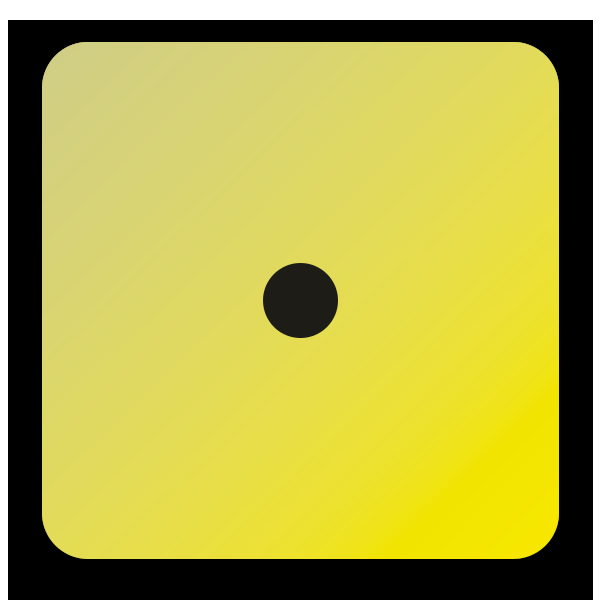
#> input picture flutter-exercises/dices/images/dice-1.png, 600 x 600 px, given in place of the camera
$ python 96.py
#> lines starting #> are read from the running program, lines starting #| are printed output that depends on the picture
#> further down, frame is the input picture: shape (600, 600, 3); mean B, G, R 73.7, 173.9, 179.7
import cv2
import numpy as np


def sketch(image):
    # converting_image_to_grayscale
    img_gray = cv2.cvtColor(image, cv2.COLOR_BGR2GRAY)
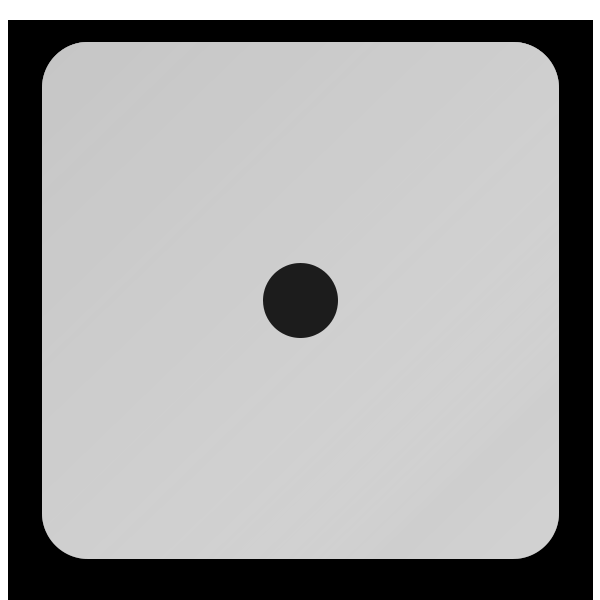
#> img_gray: shape (600, 600); min 0, max 255, mean 164.2
    # blurring_image_to_remove_noise
    img_blur = cv2.GaussianBlur(img_gray, (3, 3), 0)
    # extracting_edges
    edges = cv2.Canny(img_blur, 10, 80)
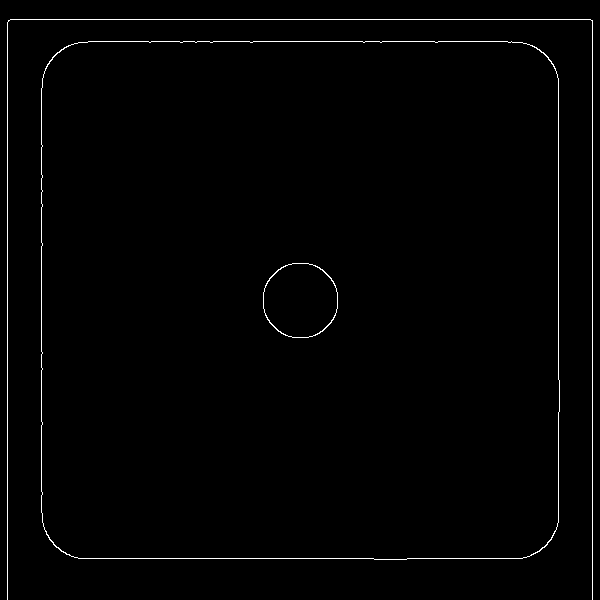
#> edges: shape (600, 600); 1.1% white in thin lines or dots
    # applying_threshold_inverse
    ret, mask = cv2.threshold(edges, 50, 255, cv2.THRESH_BINARY_INV)
#> mask: shape (600, 600); 98.9% white; black in thin lines or dots
    return mask


# capturing_video_from_webcam
cap = cv2.VideoCapture(0)
# constant_image_capture_from_video
while True:
    ret, frame = cap.read()
    cv2.imshow('Live_Sketch', sketch(frame))
    # Key13==ENTER_KEY
    if cv2.waitKey(1) == 13:
#> (key Esc is pressed here)
        break
# releasing_webcam
cap.release()
# destroying_window
cv2.destroyAllWindows()

$ run again, on flutter-exercises/dices/images/dice-2.png
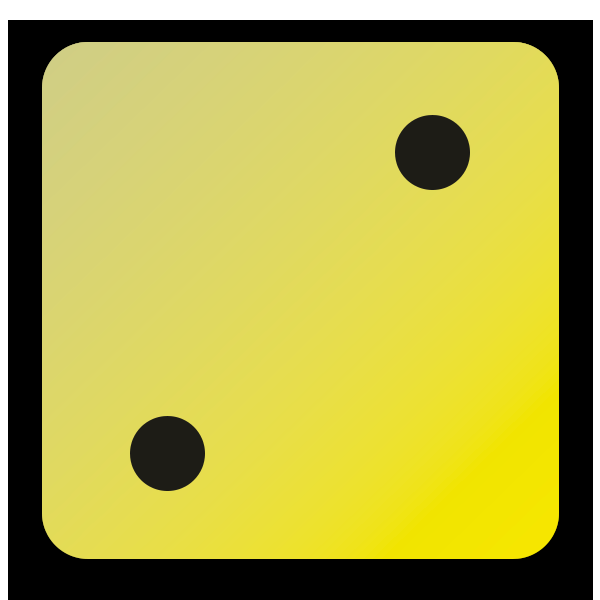
#> input picture flutter-exercises/dices/images/dice-2.png, 600 x 600 px, given in place of the camera
#> frame is the input picture: shape (600, 600, 3); mean B, G, R 72.9, 171.5, 177.3
#> in sketch, `img_gray = cv2.cvtColor(image, cv2.COLOR_BGR2GRAY)`:
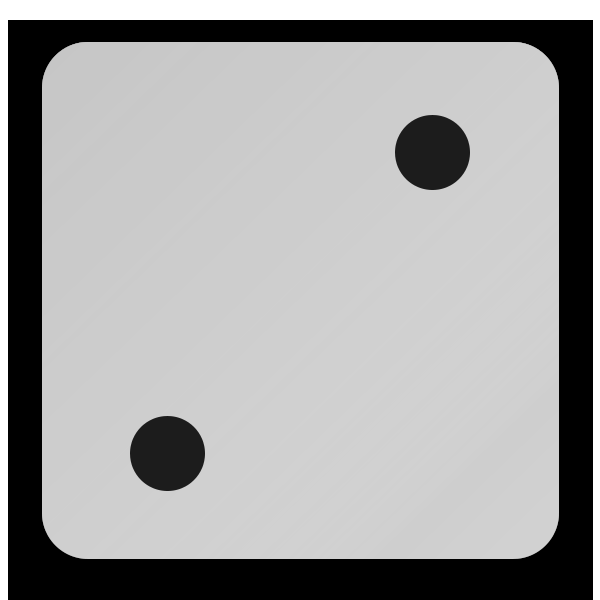
#> img_gray: shape (600, 600); min 0, max 255, mean 162
#> in sketch, `edges = cv2.Canny(img_blur, 10, 80)`:
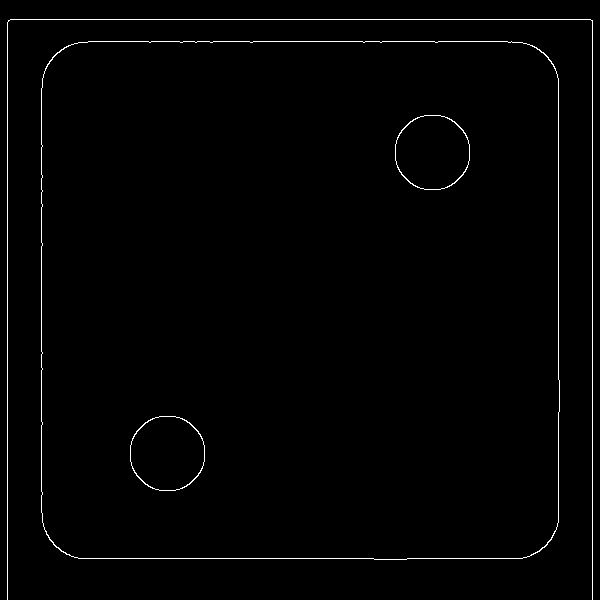
#> edges: shape (600, 600); 1.2% white in thin lines or dots
#> mask: shape (600, 600); 98.8% white; black in thin lines or dots

$ run again, on flutter-exercises/dices/images/dice-3.png
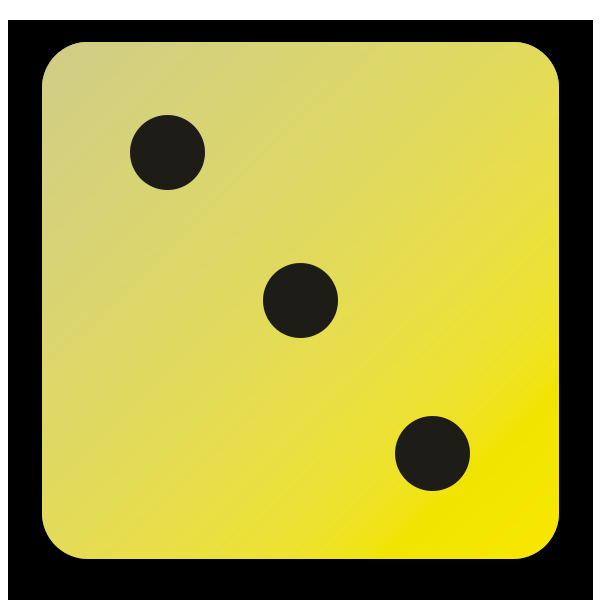
#> input picture flutter-exercises/dices/images/dice-3.png, 600 x 600 px, given in place of the camera
#> frame is the input picture: shape (600, 600, 3); mean B, G, R 72.4, 169.2, 174.9
#> in sketch, `img_gray = cv2.cvtColor(image, cv2.COLOR_BGR2GRAY)`:
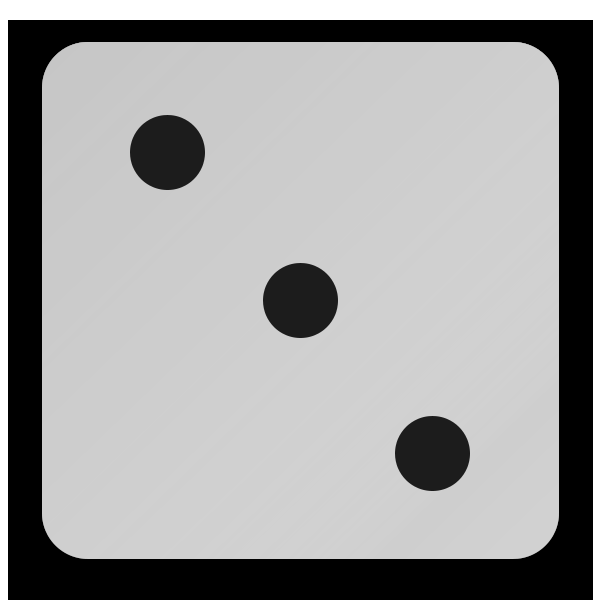
#> img_gray: shape (600, 600); min 0, max 255, mean 159.9
#> in sketch, `edges = cv2.Canny(img_blur, 10, 80)`:
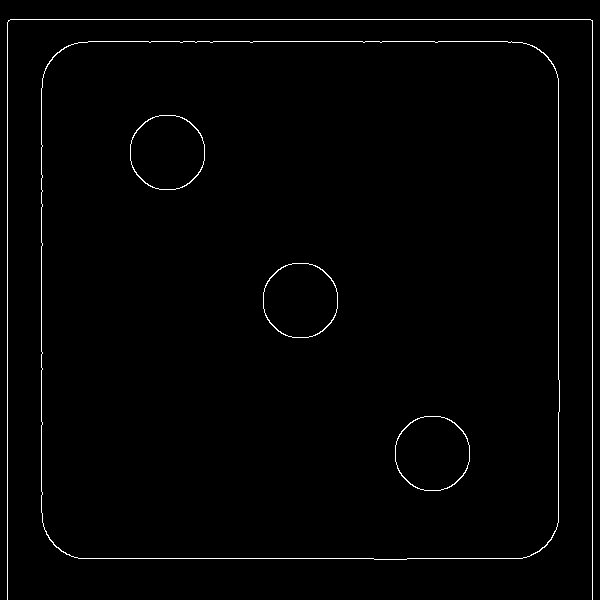
#> edges: shape (600, 600); 1.3% white in thin lines or dots
#> mask: shape (600, 600); 98.7% white; black in thin lines or dots

$ run again, on flutter-exercises/dices/images/dice-4.png
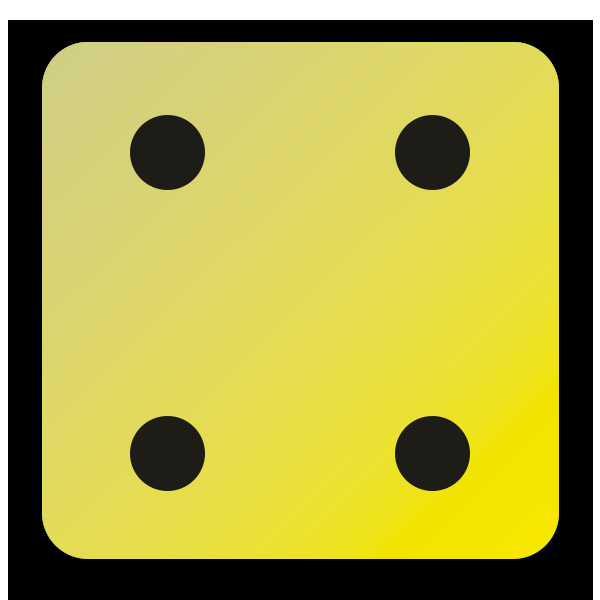
#> input picture flutter-exercises/dices/images/dice-4.png, 600 x 600 px, given in place of the camera
#> frame is the input picture: shape (600, 600, 3); mean B, G, R 71.6, 166.8, 172.5
#> in sketch, `img_gray = cv2.cvtColor(image, cv2.COLOR_BGR2GRAY)`:
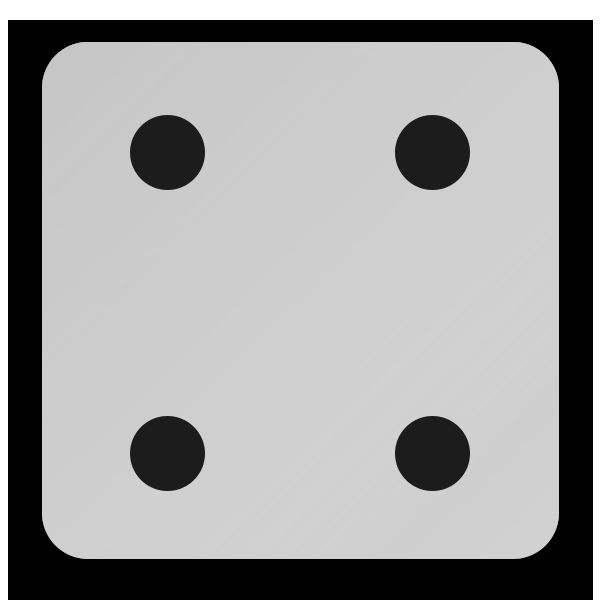
#> img_gray: shape (600, 600); min 0, max 255, mean 157.7
#> in sketch, `edges = cv2.Canny(img_blur, 10, 80)`:
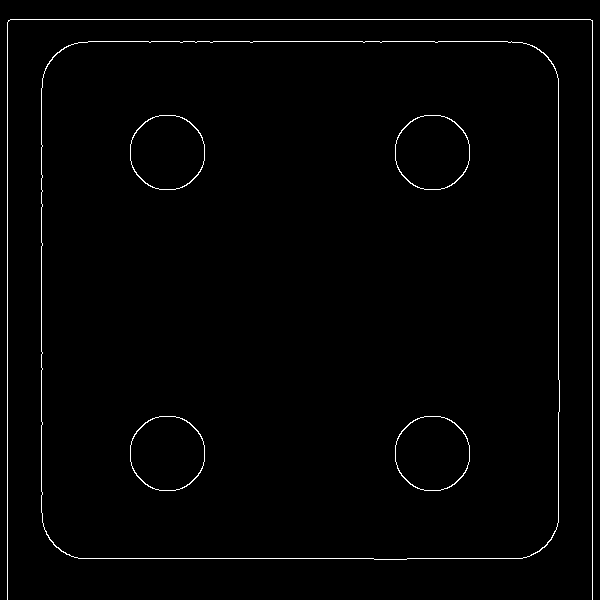
#> edges: shape (600, 600); 1.4% white in thin lines or dots
#> mask: shape (600, 600); 98.6% white; black in thin lines or dots
